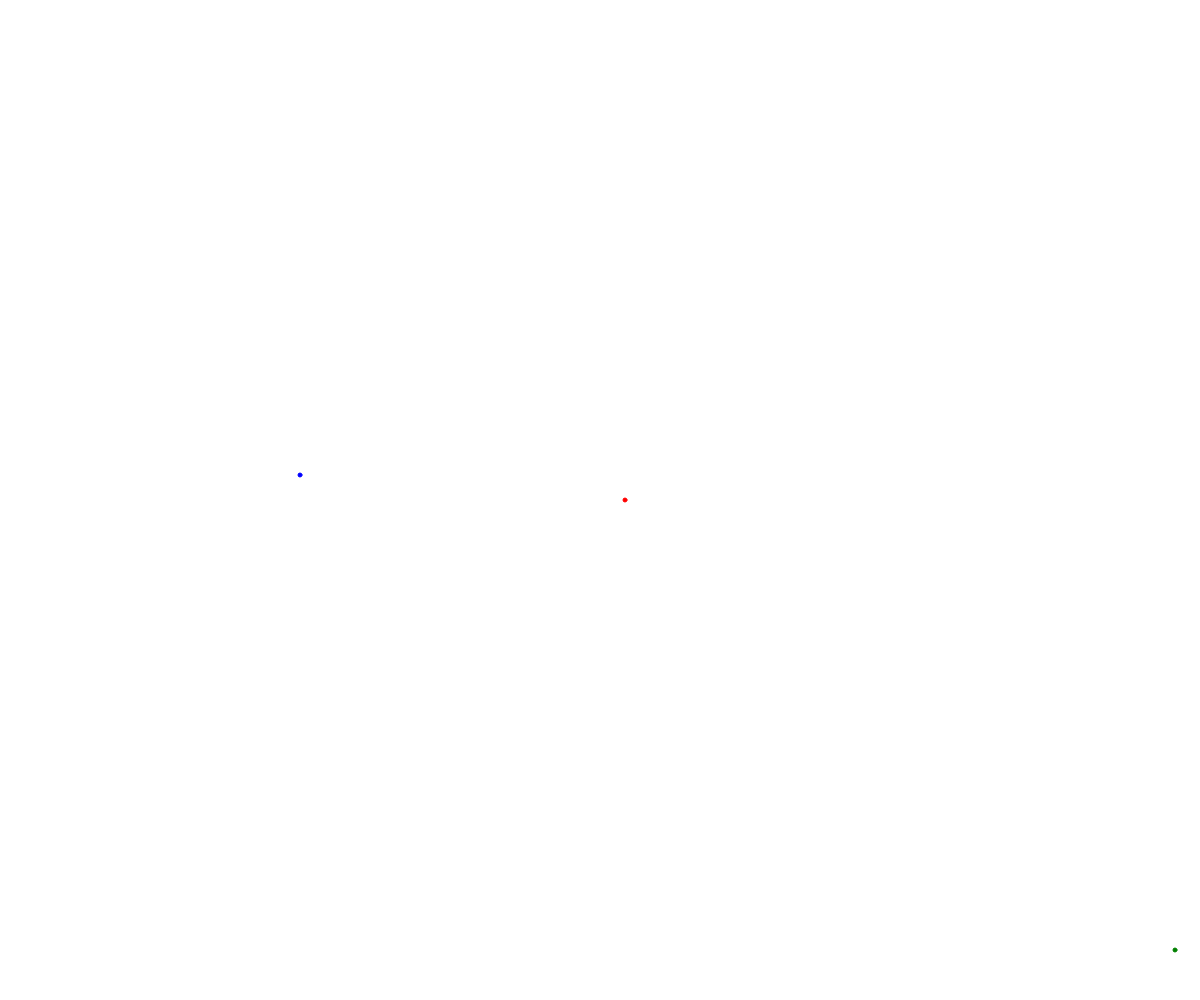
Frame 1 (no input)
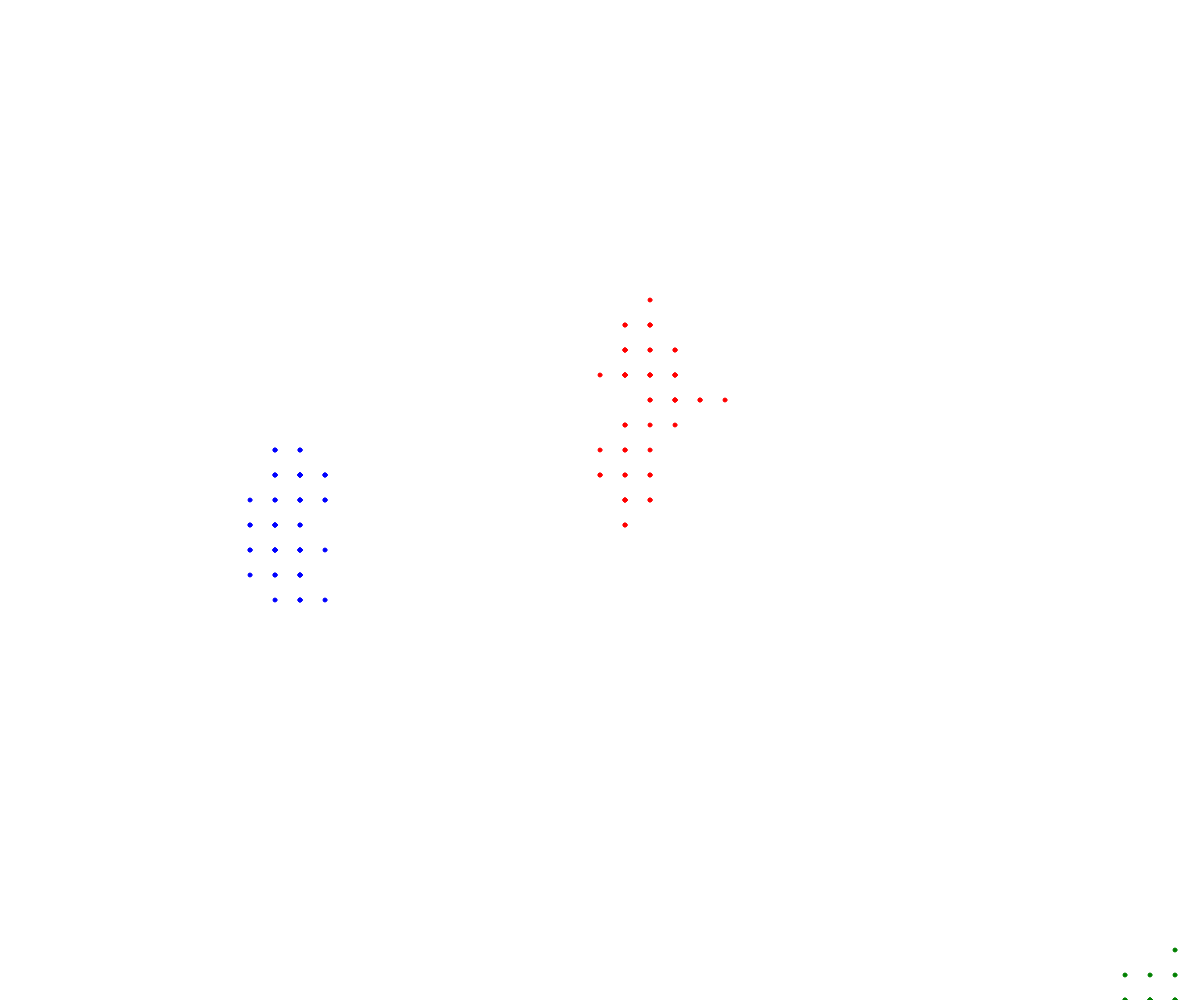
Frame 60 (no input)
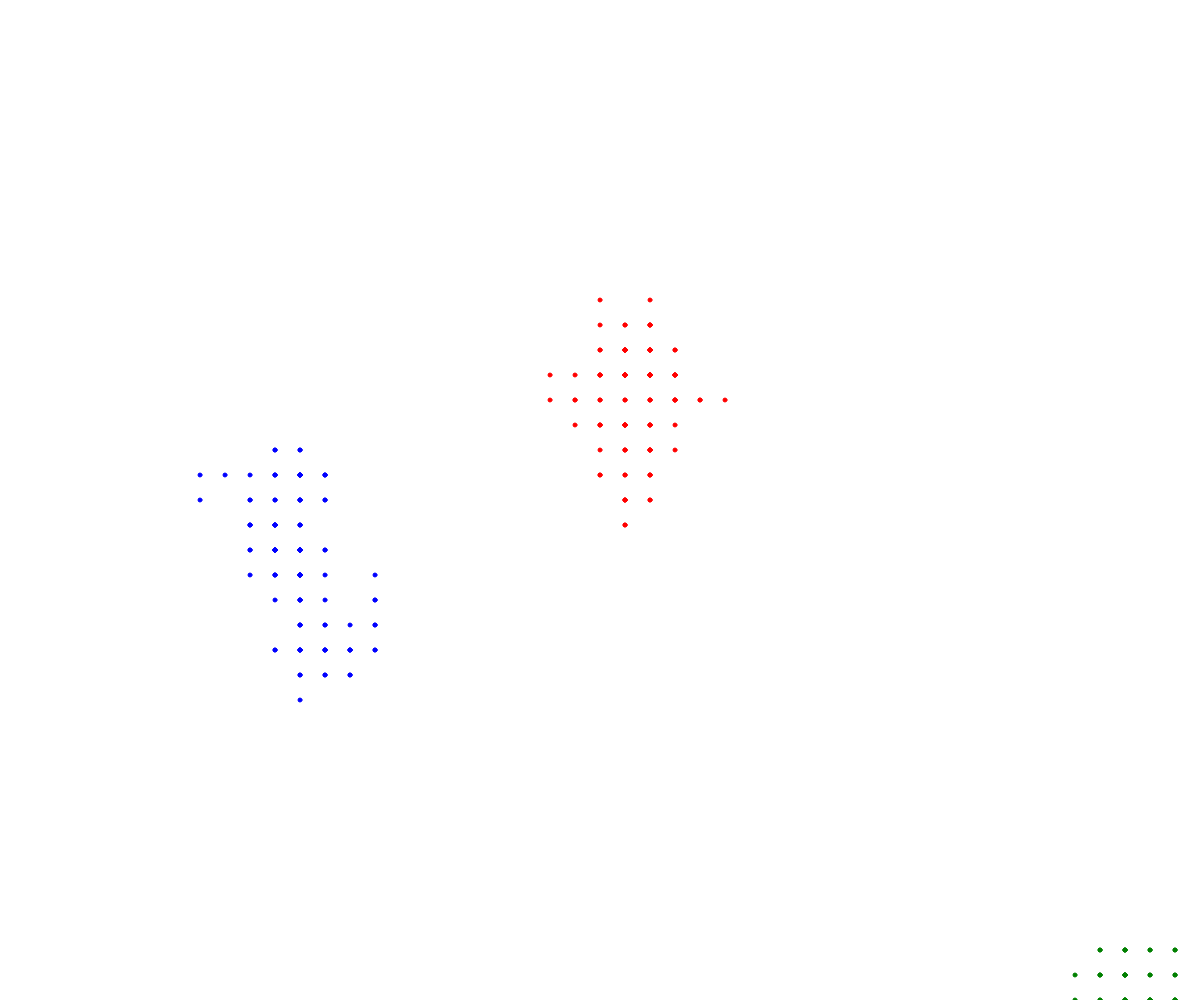
Frame 120 (the mouse pressed at the canvas centre since frame 60)

The p5.js sketch that drew these frames (run headless with seeded random() and noise() and a simulated clock; from frame 60 on, the mouse is pressed at the canvas centre):

// p5.js sketch
// ── sketch.js
// OOP intro && walker OOP demo
 
class Walker {
  constructor(x, y){
    this.x = x;
    this.y = y;
    this.color = "red";
    this.speed = 25;
    this.radius = 2;
  }
  display() {
    stroke(this.color);
    fill(this.color);
    circle(this.x, this.y, this.radius*2);
  }
  move () {
    let choice = random(100);

    if (choice < 25) {
      //up
      this.y -= this.speed;
    }
    else if (choice < 50) {
      //down
      this.y += this.speed;
    }
    else if (choice < 75) {
      this.x += this.speed;
    }
    else {
      this.x -= this.speed;
    }
  }
}

let michael;
let kat;
let bae;

function setup() {
  createCanvas(windowWidth, windowHeight);
  michael = new Walker(width/2, height/2);
  kat = new Walker(300, 500);
  kat.color = "blue";
  bae = new Walker(width-50, height-50);
  bae.color = "green";

}

function draw() {
  michael.move();
  kat.move();
  bae.move();
  michael.display();
  kat.display();
  bae.display();

}
